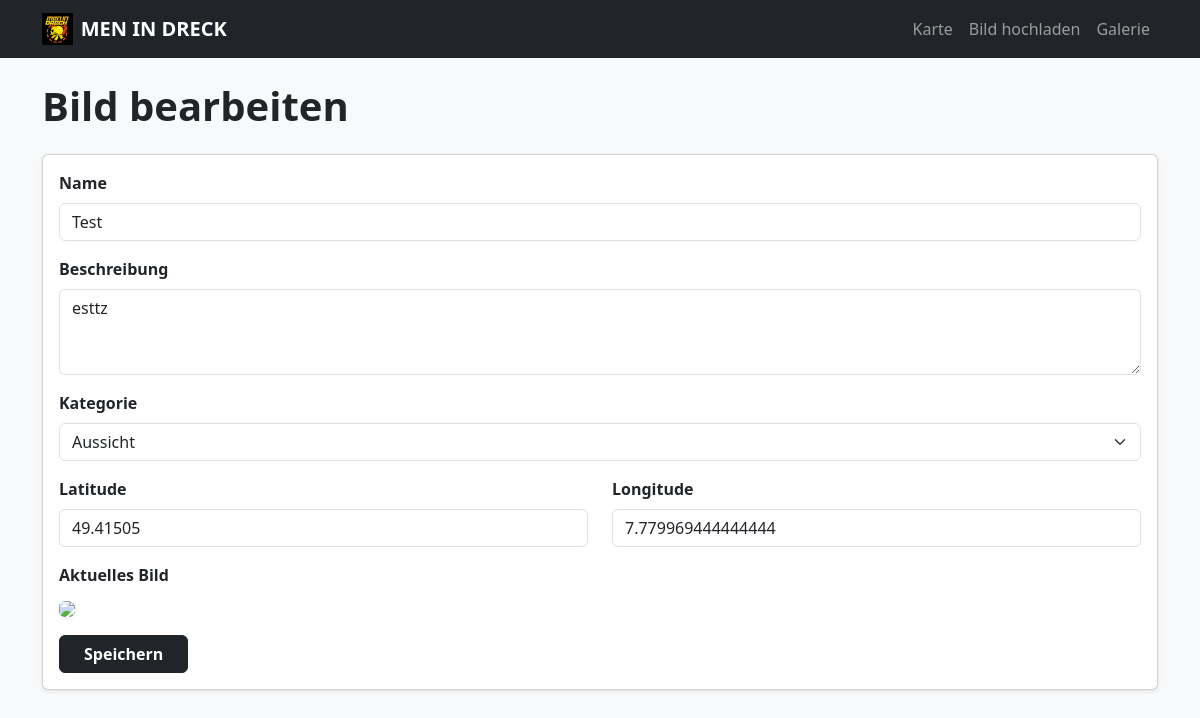
Screenshot of /edit/1 with the database file from the repository.
### tables this page shows
CREATE TABLE images (
    id INTEGER PRIMARY KEY AUTOINCREMENT,
    name TEXT NOT NULL,
    description TEXT,
    category TEXT NOT NULL CHECK (category IN ('Burg', 'Fels', 'Kirche', 'Aussicht')),
    filepath TEXT NOT NULL,
    latitude REAL,
    longitude REAL
);

### app.py (the view, shortened to what this page needs)
@app.route('/edit/<int:image_id>', methods=['GET', 'POST'])
def edit(image_id):
    conn = sqlite3.connect('database.db')
    c = conn.cursor()
    c.execute("SELECT id, name, description, category, filepath, latitude, longitude FROM images WHERE id = ?", (image_id,))
    image = c.fetchone()
    conn.close()
    return render_template('edit.html', image=image, title="Bild bearbeiten")

### templates/edit.html (shortened to what this page needs)
{% extends "base.html" %}
{% block content %}
<h1 class="mb-4 fw-bold">Bild bearbeiten</h1>
<div class="card shadow-sm">
    <div class="card-body">
        <form method="POST">
            <div class="mb-3">
                <label class="form-label fw-semibold">Name</label>
                <input class="form-control" type="text" name="name" value="{{ image[1] }}" required>
            </div>
            <div class="mb-3">
                <label class="form-label fw-semibold">Beschreibung</label>
                <textarea class="form-control" name="description" rows="3">{{ image[2] }}</textarea>
            </div>
            <div class="mb-3">
            <label for="category" class="form-label fw-bold">Kategorie</label>
                <select class="form-select" id="category" name="category" required>
                    <option value="Aussicht" {{ 'selected' if image[3] == 'Aussicht' else '' }}>Aussicht</option>
                </select>
            </div>
            <div class="row">
                <div class="col-md-6 mb-3">
                    <label class="form-label fw-semibold">Latitude</label>
                    <input class="form-control" type="text" name="lat" value="{{ image[5] }}">
                </div>
                <div class="col-md-6 mb-3">
                    <label class="form-label fw-semibold">Longitude</label>
                    <input class="form-control" type="text" name="lng" value="{{ image[6] }}">
                </div>
            </div>
            <div class="mb-3">
                <label class="form-label fw-semibold">Aktuelles Bild</label><br>
                <img src="/{{ image[4] }}" style="max-width:200px;" class="rounded shadow-sm">
            </div>
            <button class="btn btn-dark fw-bold px-4">Speichern</button>
        </form>
    </div>
</div>
{% endblock %}

### templates/base.html (style rules this page uses)
body { background: #f8f9fa; margin: 0; padding: 0; }

### rows the page displays
images: name "Test", description "esttz", lat "49.41505", lng "7.779969444444444"
